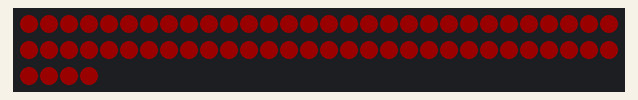
Recording of a sketch running on a simulated Arduino Uno, built with avr-gcc and run on an emulated ATmega328P. Shown: 64 RGB LEDs in strip order, left to right, continuing on the next row. Dim RGB values are drawn brighter than linear.

Above: at 3.7 s.

The sketch:

neo7.ino
```cpp
#include <Adafruit_NeoPixel.h>
Adafruit_NeoPixel strip(64, 6);

int colors[2][3]{
  {255, 0, 0}, //red
  {0, 0, 0} //black
  };

int whichColor = 0;

void setup() {
strip.begin();
strip.clear();
strip.setBrightness(25);
}

void loop() {
    uint16_t i, j;

  for(j=0; j<256; j++) {
    for(i=0; i<strip.numPixels(); i++) {
      strip.setPixelColor(i, Wheel((j) & 255));
    }
    strip.show();
    delay(10);
  }


}

uint32_t Wheel(byte WheelPos) {
  WheelPos = 255 - WheelPos;
  if(WheelPos < 85) {
    return strip.Color(255 - WheelPos * 3, 0, WheelPos * 3);
  }
  if(WheelPos < 170) {
    WheelPos -= 85;
    return strip.Color(0, WheelPos * 3, 255 - WheelPos * 3);
  }
  WheelPos -= 170;
  return strip.Color(WheelPos * 3, 255 - WheelPos * 3, 0);
}
```
